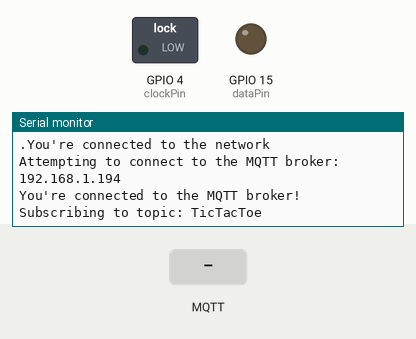
This sketch was run on a simulated ESP32. Shown: switched loads named in the sketch (green lamp = pin HIGH), output pins drawn as LEDs (lit = HIGH), the last lines printed to the serial monitor. The inputs (shaded band) are chosen by the test bench. WiFi joins after 1.5 s; servers stay silent unless stated; no MQTT or app messages arrive unless stated.

Above: at 6.2 s.
6.3 s: MQTT message "1" arrives on the first subscribed topic
At 6.8 s:
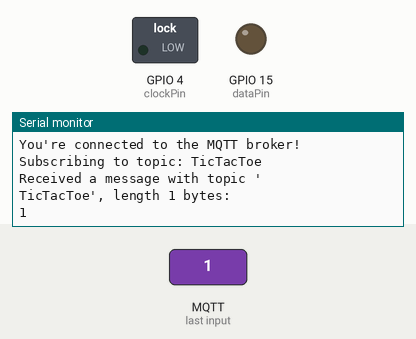
7.8 s: MQTT message "on" arrives on the first subscribed topic
At 7.96 s:
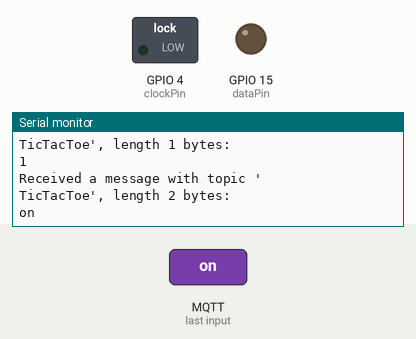
9.5 s: MQTT message "off" arrives on the first subscribed topic
At 11.7 s:
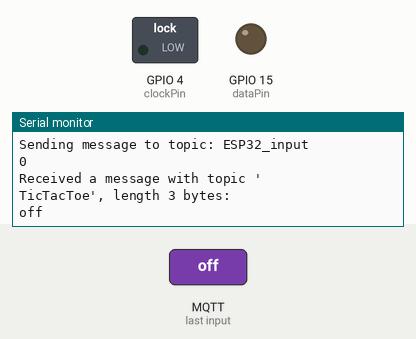

Measured:
- after the input at 6.3 s, the serial monitor: prints a new line at once (image 1)
- after the input at 7.8 s, the serial monitor: prints a new line at once (image 2)
- after the input at 9.5 s, the serial monitor: prints a new line after 1.5 s (image 3)

The sketch:

Publisher.ino
```cpp
#include <ArduinoMqttClient.h>
#include <WiFi.h>
#include <PubSubClient.h>
#include <Keypad.h>

int latchPin = 2; //Pin connected to ST_CP of 74HC595 (Pin12)
int clockPin = 4; //Pin connected to SH_CP of 74HC595 (Pin11)
int dataPin = 15; //Pin connected to DS of 74HC595 (Pin14)

const char* ssid = "igloo3bro"; //your netword SSID (name)
const char* pass = "1357913579"; //network password (use for WPA, or use as key for WEP)

int ledBoard[] = {
  0x00, 0x40, 0x20, 0x0B, 0x60, 0x60, 0x60, 0x00
};

WiFiClient wifiClient;
MqttClient mqttClient(wifiClient);

const char* broker = "192.168.1.194";
int        port     = 1883;
const char topic[]  = "game_start";
const char topic2[] = "TicTacToe";
const char topic3[] = "ESP32_input";

char keys[3][3] = {
  {'1', '2', '3'},
  {'4', '5', '6'},
  {'7', '8', '9'}
};

byte rowPins[3] = {14, 27, 26};
byte colPins[3] = {13, 21, 22};

Keypad myKeypad = Keypad(makeKeymap(keys), rowPins, colPins, 3, 3);
int keyPressed = myKeypad.getKey();

//set interval for sending messages (milliseconds)
const long interval = 8000;
unsigned long previousMillis = 0;

int count = 0;

void setup() {
  pinMode(latchPin, OUTPUT);
  pinMode(clockPin, OUTPUT);
  pinMode(dataPin, OUTPUT);
  //Initialize serial and wait for port to open:
  Serial.begin(115200);
  //set pins to output

  while (!Serial) {
    ; //wait for serial port to connect. Needed for native USB port only
  }

  //attempt to connect to Wifi network:
  Serial.print("\nAttempting to connect to WPA SSID: ");
  Serial.println(ssid);
  WiFi.begin(ssid, pass);
  while (WiFi.status() != WL_CONNECTED) {
    // failed, retry
    Serial.print(".");
    delay(5000);
  }

  Serial.println("You're connected to the network");
  Serial.println();

  Serial.print("Attempting to connect to the MQTT broker: ");
  Serial.println(broker);

  if (!mqttClient.connect(broker, port)) {
    Serial.print("MQTT connection failed! Error code = ");
    Serial.println(mqttClient.connectError());

    while (1);
  }

  Serial.println("You're connected to the MQTT broker!");
  Serial.println();

  // set the message receive callback
  mqttClient.onMessage(onMqttMessage);
  Serial.print("Subscribing to topic: ");
  Serial.println(topic2);
  Serial.println();
  // subscribe to a topic
  mqttClient.subscribe(topic2);
}

void loop() {
  int cols;
  //call poll() regularly to allow the library to send MQTT keep alive which
  //avoids being disconnected by the broker
  mqttClient.poll();

  unsigned long currentMillis = millis();

  if (currentMillis - previousMillis >= interval) {
    //save the last time a message was sent
    previousMillis = currentMillis;

    //record random value from A0, A1, and A2
    int gameStart = 1;

    Serial.print("Sending message to topic: ");
    Serial.println(topic);
    Serial.println(gameStart);
    delay(3000);

    Serial.print("Sending message to topic: ");
    Serial.println(topic3);
    Serial.println(keyPressed);

    //send message, the Print interface can be used to set the message contents
    mqttClient.beginMessage(topic);
    mqttClient.print(gameStart);
    mqttClient.endMessage();

    mqttClient.beginMessage(topic3);
    mqttClient.print(keyPressed);
    mqttClient.endMessage();

    Serial.println();
  }
}

void onMqttMessage(int messageSize) {
// we received a message, print out the topic and contents
Serial.println("Received a message with topic '");
Serial.print(mqttClient.messageTopic());
Serial.print("', length ");
Serial.print(messageSize);
Serial.println(" bytes:");

  // use the Stream interface to print the contents
  while (mqttClient.available()) {
    Serial.print((char)mqttClient.read());
  }
Serial.println();
Serial.println();
}
```
